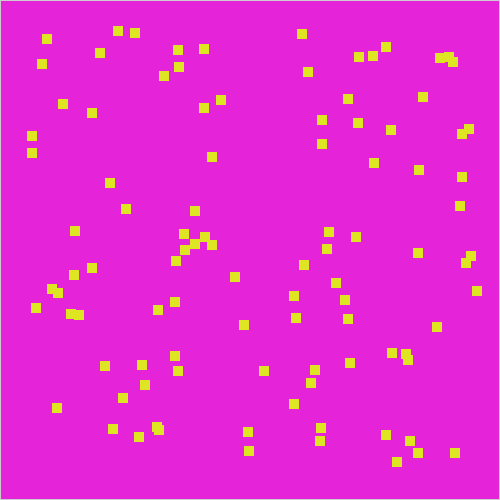
Frame 1 (no input)
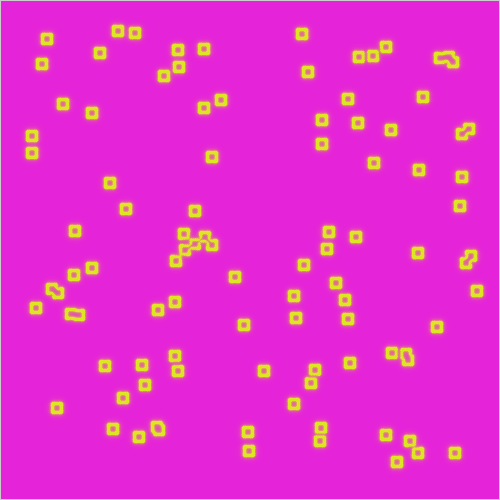
Frame 60 (the mouse pressed at the canvas centre just before this capture)
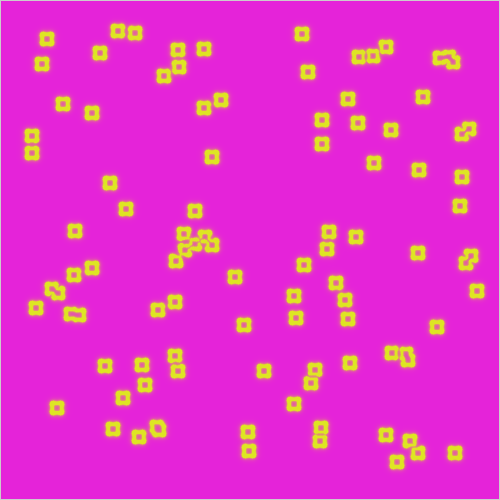
Frame 120 (the mouse held since frame 60 and released just before this capture)

The Processing sketch that drew these frames (run headless with seeded random() and noise(); from frame 60 on, the mouse is pressed at the canvas centre):

// Processing sketch: reaction_diffusion_ekstra
// ── reaction_diffusion_ekstra.pde
// Daniel Shiffman
// http://codingtra.in
// http://patreon.com/codingtrain
// Code for this video: https://youtu.be/BV9ny785UNc

// Written entirely based on
// http://www.karlsims.com/rd.html

// Also, for reference
// http://hg.postspectacular.com/toxiclibs/src/44d9932dbc9f9c69a170643e2d459f449562b750/src.sim/toxi/sim/grayscott/GrayScott.java?at=default

Cell[][] grid;
Cell[][] prev;

void setup() {
  size(500, 500);
  frameRate(300);
  grid = new Cell[width][height];
  prev = new Cell[width][height];

  for (int i = 0; i < width; i++) {
    for (int j = 0; j < height; j ++) {
      float a = 1;
      float b = 0;
      grid[i][j] = new Cell(a, b);
      prev[i][j] = new Cell(a, b);
    }
  }

  for (int n = 0; n < 100; n++) {
    int startx = int(random(20, width-20));
    int starty = int(random(20, height-20));

    for (int i = startx; i < startx+10; i++) {
      for (int j = starty; j < starty+10; j ++) {
        float a = 1;
        float b = 1;
        grid[i][j] = new Cell(a, b);
        prev[i][j] = new Cell(a, b);
      }
    }
  }
}

float dA = 1.0;
float dB = 0.1;
float feed = 0.089;
float k = 0.067;

class Cell {
  float a;
  float b;

  Cell(float a_, float b_) {
    a = a_;
    b = b_;
  }
}


void update() {
  for (int i = 1; i < width-1; i++) {
    for (int j = 1; j < height-1; j ++) {

      Cell spot = prev[i][j];
      Cell newspot = grid[i][j];

      float a = spot.a;
      float b = spot.b;

      float laplaceA = 0;
      laplaceA += a*-1;
      laplaceA += prev[i+1][j].a*0.2;
      laplaceA += prev[i-1][j].a*0.2;
      laplaceA += prev[i][j+1].a*0.2;
      laplaceA += prev[i][j-1].a*0.2;
      laplaceA += prev[i-1][j-1].a*0.05;
      laplaceA += prev[i+1][j-1].a*0.05;
      laplaceA += prev[i-1][j+1].a*0.05;
      laplaceA += prev[i+1][j+1].a*0.05;

      float laplaceB = 0;
      laplaceB += b*-1;
      laplaceB += prev[i+1][j].b*0.2;
      laplaceB += prev[i-1][j].b*0.2;
      laplaceB += prev[i][j+1].b*0.2;
      laplaceB += prev[i][j-1].b*0.2;
      laplaceB += prev[i-1][j-1].b*0.05;
      laplaceB += prev[i+1][j-1].b*0.05;
      laplaceB += prev[i-1][j+1].b*0.05;
      laplaceB += prev[i+1][j+1].b*0.05;

      newspot.a = a + (dA*laplaceA - a*b*b + feed*(1-a))*1;
      newspot.b = b + (dB*laplaceB + a*b*b - (k+feed)*b)*1;

      newspot.a = constrain(newspot.a, 0, 1);
      newspot.b = constrain(newspot.b, 0, 1);
    }
  }
}

void swap() {
  Cell[][] temp = prev;
  prev = grid;
  grid = temp;
}

void draw() {
 
  for (int i = 0; i < 1; i++) {
    update();
    swap();
  }

  loadPixels();
  for (int i = 1; i < width-1; i++) {
    for (int j = 1; j < height-1; j ++) {
      Cell spot = grid[i][j];
      float a = spot.a;
      float b = spot.b;
      int pos = i + j * width;
      pixels[pos] = lerpColor(#DEE523, #E523D9, (a-b));
    }
  }
  updatePixels();
}
